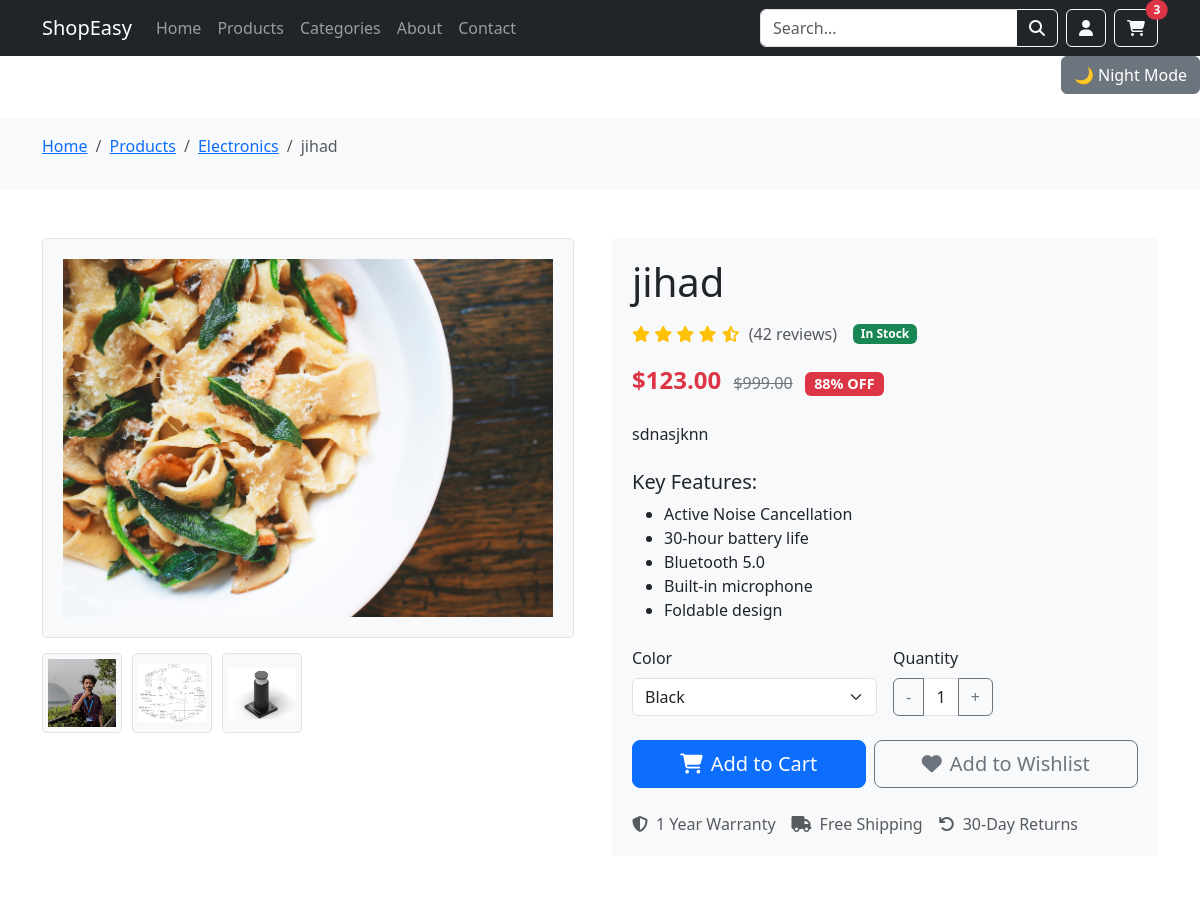
Page /product/jihad (upper part) on the earlier database version.
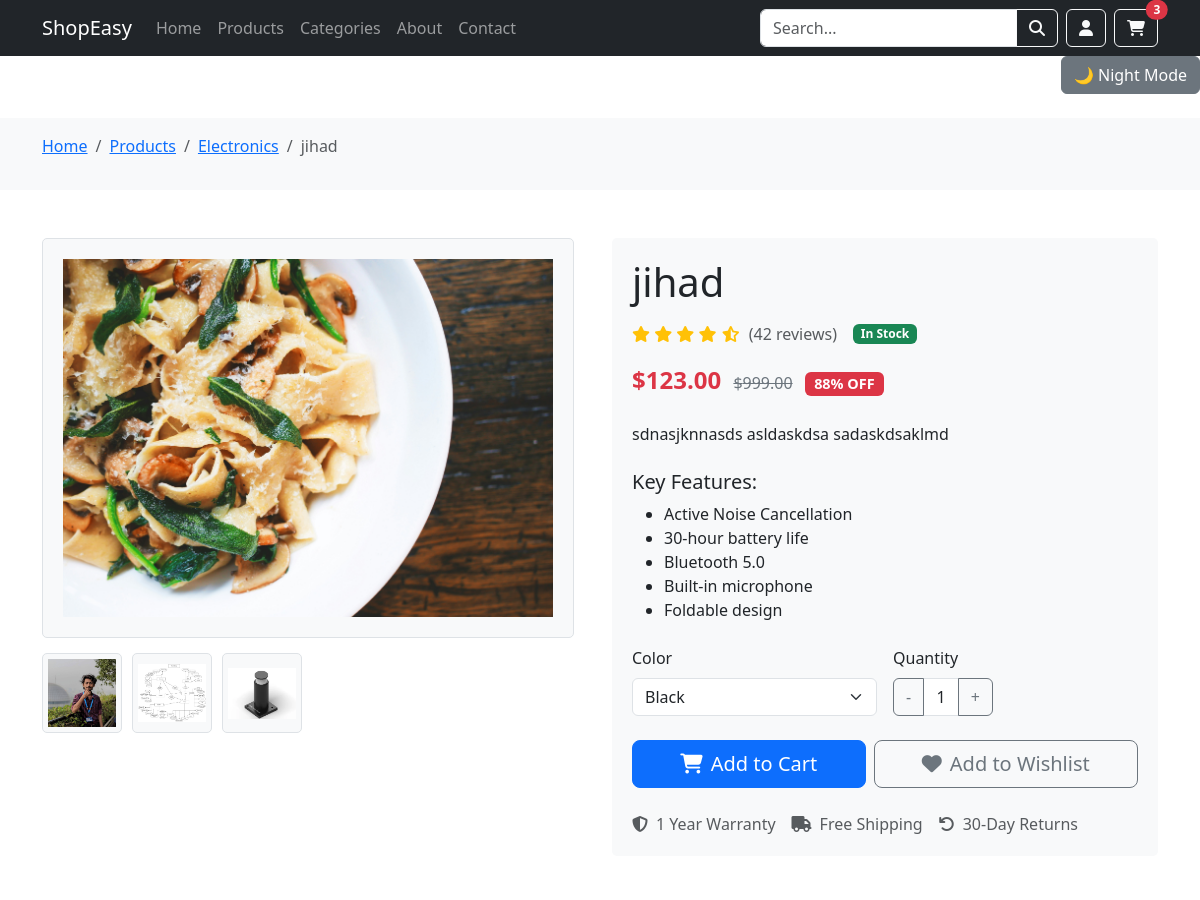
Same page on the later database version.
### core/models.py (models this page shows, shortened)
class Product(models.Model):
    title = models.CharField(max_length=200)
    description = models.TextField()
    price = models.DecimalField(max_digits=10, decimal_places=2)
    discount_price = models.DecimalField(max_digits=10, decimal_places=2, null=True, blank=True)
    image = models.ImageField(upload_to='products/', null=True, blank=True)
    created_at = models.DateTimeField(auto_now_add=True)
    updated_at = models.DateTimeField(auto_now=True)
    is_featured = models.BooleanField(default=False)
    is_active = models.BooleanField(default=True)
    stock = models.PositiveIntegerField(default=0)
    sku = models.CharField(max_length=200, unique=True)
    slug = models.SlugField(unique=True)
    category = models.ForeignKey('Category', on_delete=models.CASCADE, related_name='products')
    @property
    def discount_percentage(self):
        if self.discount_price and self.price:
            discount = ((self.price - self.discount_price) / self.price) * 100
            return round(discount)

### core/views.py (the view)
# urls.py: path("product/<slug>", views.view_product, name="view_product"),
def view_product(request, slug):
    product = get_object_or_404(Product.objects.prefetch_related('images'), slug=slug)
    products = Product.objects.all().order_by('-created_at')[:4]
    categories = Category.objects.all()
    context = {
        'product': product,
        'products': products,
        'categories': categories,
    }
    return render(request, "core/detail.html", context)

### core/templates/core/detail.html (shortened to what the changed rows need)
{% extends 'core/base.html' %}
{% block content %}
    <section class="py-3 bg-light">
        <div class="container">
            <nav aria-label="breadcrumb">
                <ol class="breadcrumb">
                    <li class="breadcrumb-item"><a href="{% url 'core:index' %}">Home</a></li>
                    <li class="breadcrumb-item"><a href="{% url 'core:shop' %}">Products</a></li>
                    <li class="breadcrumb-item"><a href="#">Electronics</a></li>
                    <li class="breadcrumb-item active" aria-current="page">{{product.title}}</li>
                </ol>
            </nav>
        </div>
    </section>
    <section class="py-5">
        <div class="container">
            <div class="row">
                <div class="col-lg-6">
                    <div class="product-gallery">
                        <img id="mainImage" src="{{product.image.url}}" class="img-fluid main-image" alt="Wireless Headphones">
                        <div class="thumbnail-container">
                            {% for image in product.images.all %}
                            <img src="{{image.image.url}}" class="thumbnail" onclick="changeImage(this)" alt="Thumbnail {{forloop.counter}}">
                            {% endfor %}
                            </div>
                    </div>
                </div>
                <div class="col-lg-6">
                    <div class="product-info">
                        <h1 class="mb-3">{{product.title}}</h1>
                        <div class="d-flex align-items-center mb-3">
                            <div class="rating-stars me-2">
                            </div>
                            <span class="text-muted">(42 reviews)</span>
                            <span class="badge bg-success ms-3">In Stock</span>
                        </div>
                        <div class="mb-4">
                            <span class="price">${{product.discount_price}}</span>
                            <span class="original-price ms-2">${{product.price}}</span>
                            <span class="badge bg-danger discount-badge ms-2">{{product.discount_percentage}}% OFF</span>
                        </div>
                        <p class="mb-4">{{product.description}}</p>
                        <div class="mb-4">
                            <h5>Key Features:</h5>
                            <ul>
                            </ul>
                        </div>
                        <form class="mb-4">
                            <div class="row g-3">
                            </div>
                        </form>
                        <div class="d-flex flex-wrap gap-2 mb-4">
                            <button class="btn btn-primary btn-lg flex-grow-1">
                            </button>
                            <button class="btn btn-outline-secondary btn-lg flex-grow-1">
                            </button>
                        </div>
                        <div class="d-flex flex-wrap gap-3">
                            <div class="d-flex align-items-center text-muted">
                            </div>
                            <div class="d-flex align-items-center text-muted">
                            </div>
                            <div class="d-flex align-items-center text-muted">
                            </div>
                        </div>
                    </div>
                </div>
            </div>
        </div>
    </section>
{% endblock %}

Differences in the rows shown:
changed Product "jihad": description "sdnasjknn" → "sdnasjknnasds asldaskdsa sadaskdsaklmd"
